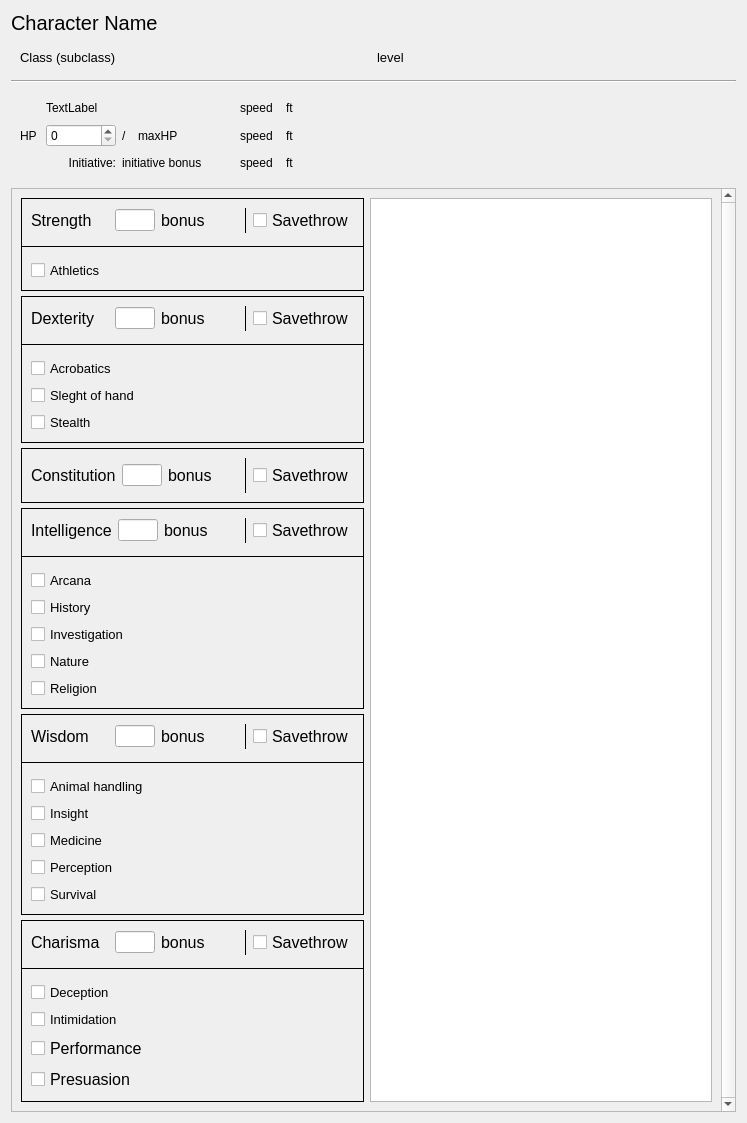
<?xml version="1.0" encoding="UTF-8"?>
<ui version="4.0">
 <class>QDndCharacterWidget</class>
 <widget class="QWidget" name="QDndCharacterWidget">
  <property name="enabled">
   <bool>true</bool>
  </property>
  <property name="geometry">
   <rect>
    <x>0</x>
    <y>0</y>
    <width>747</width>
    <height>1123</height>
   </rect>
  </property>
  <property name="sizePolicy">
   <sizepolicy hsizetype="Fixed" vsizetype="Fixed">
    <horstretch>0</horstretch>
    <verstretch>0</verstretch>
   </sizepolicy>
  </property>
  <property name="windowTitle">
   <string>QDndCharacterWidget</string>
  </property>
  <layout class="QVBoxLayout" name="verticalLayout">
   <item>
    <widget class="QLabel" name="label">
     <property name="font">
      <font>
       <pointsize>15</pointsize>
      </font>
     </property>
     <property name="text">
      <string>Character Name</string>
     </property>
    </widget>
   </item>
   <item>
    <widget class="QWidget" name="classWidget" native="true">
     <property name="maximumSize">
      <size>
       <width>16777215</width>
       <height>80</height>
      </size>
     </property>
     <layout class="QHBoxLayout" name="horizontalLayout">
      <item>
       <widget class="QLabel" name="classLabel">
        <property name="font">
         <font>
          <pointsize>10</pointsize>
         </font>
        </property>
        <property name="text">
         <string>Class (subclass)</string>
        </property>
       </widget>
      </item>
      <item>
       <widget class="QLabel" name="levelLabel">
        <property name="font">
         <font>
          <pointsize>10</pointsize>
         </font>
        </property>
        <property name="text">
         <string>level</string>
        </property>
       </widget>
      </item>
     </layout>
    </widget>
   </item>
   <item>
    <widget class="Line" name="line">
     <property name="orientation">
      <enum>Qt::Horizontal</enum>
     </property>
    </widget>
   </item>
   <item>
    <widget class="QWidget" name="widget" native="true">
     <layout class="QGridLayout" name="gridLayout">
      <item row="0" column="5">
       <widget class="QLabel" name="runSpeedLabel">
        <property name="maximumSize">
         <size>
          <width>40</width>
          <height>16777215</height>
         </size>
        </property>
        <property name="text">
         <string>speed</string>
        </property>
       </widget>
      </item>
      <item row="1" column="5">
       <widget class="QLabel" name="swimSpeedLabel">
        <property name="maximumSize">
         <size>
          <width>40</width>
          <height>16777215</height>
         </size>
        </property>
        <property name="text">
         <string>speed</string>
        </property>
       </widget>
      </item>
      <item row="0" column="4">
       <widget class="QLabel" name="runIcon">
        <property name="minimumSize">
         <size>
          <width>20</width>
          <height>20</height>
         </size>
        </property>
        <property name="maximumSize">
         <size>
          <width>20</width>
          <height>20</height>
         </size>
        </property>
        <property name="text">
         <string/>
        </property>
        <property name="pixmap">
         <pixmap resource="../static/app_resources.qrc">:/charSheet/run.svg</pixmap>
        </property>
        <property name="scaledContents">
         <bool>true</bool>
        </property>
       </widget>
      </item>
      <item row="0" column="1" colspan="2">
       <widget class="QLabel" name="acLabel">
        <property name="minimumSize">
         <size>
          <width>0</width>
          <height>20</height>
         </size>
        </property>
        <property name="maximumSize">
         <size>
          <width>16777215</width>
          <height>20</height>
         </size>
        </property>
        <property name="text">
         <string>TextLabel</string>
        </property>
       </widget>
      </item>
      <item row="1" column="6">
       <widget class="QLabel" name="label_8">
        <property name="text">
         <string>ft</string>
        </property>
       </widget>
      </item>
      <item row="0" column="0">
       <widget class="QLabel" name="shieldIcon">
        <property name="minimumSize">
         <size>
          <width>20</width>
          <height>20</height>
         </size>
        </property>
        <property name="maximumSize">
         <size>
          <width>20</width>
          <height>20</height>
         </size>
        </property>
        <property name="text">
         <string/>
        </property>
        <property name="pixmap">
         <pixmap resource="../static/app_resources.qrc">:/shield.svg</pixmap>
        </property>
        <property name="scaledContents">
         <bool>true</bool>
        </property>
       </widget>
      </item>
      <item row="1" column="1">
       <widget class="QSpinBox" name="hpSpinBox">
        <property name="minimumSize">
         <size>
          <width>0</width>
          <height>20</height>
         </size>
        </property>
        <property name="maximumSize">
         <size>
          <width>70</width>
          <height>16777215</height>
         </size>
        </property>
       </widget>
      </item>
      <item row="1" column="4">
       <widget class="QLabel" name="swimIcon">
        <property name="minimumSize">
         <size>
          <width>20</width>
          <height>20</height>
         </size>
        </property>
        <property name="maximumSize">
         <size>
          <width>20</width>
          <height>20</height>
         </size>
        </property>
        <property name="text">
         <string/>
        </property>
        <property name="pixmap">
         <pixmap resource="../static/app_resources.qrc">:/charSheet/swim.svg</pixmap>
        </property>
        <property name="scaledContents">
         <bool>true</bool>
        </property>
       </widget>
      </item>
      <item row="1" column="3">
       <widget class="QLabel" name="maxHpLabel">
        <property name="maximumSize">
         <size>
          <width>70</width>
          <height>16777215</height>
         </size>
        </property>
        <property name="text">
         <string>maxHP</string>
        </property>
       </widget>
      </item>
      <item row="1" column="2">
       <widget class="QLabel" name="label_4">
        <property name="maximumSize">
         <size>
          <width>10</width>
          <height>16777215</height>
         </size>
        </property>
        <property name="text">
         <string>/</string>
        </property>
       </widget>
      </item>
      <item row="1" column="0">
       <widget class="QLabel" name="hpLabelHeader">
        <property name="minimumSize">
         <size>
          <width>20</width>
          <height>20</height>
         </size>
        </property>
        <property name="text">
         <string>HP</string>
        </property>
       </widget>
      </item>
      <item row="0" column="6">
       <widget class="QLabel" name="label_3">
        <property name="text">
         <string>ft</string>
        </property>
       </widget>
      </item>
      <item row="2" column="0" colspan="2">
       <widget class="QLabel" name="label_9">
        <property name="layoutDirection">
         <enum>Qt::LeftToRight</enum>
        </property>
        <property name="text">
         <string>Initiative:</string>
        </property>
        <property name="alignment">
         <set>Qt::AlignRight|Qt::AlignTrailing|Qt::AlignVCenter</set>
        </property>
       </widget>
      </item>
      <item row="2" column="4">
       <widget class="QLabel" name="wingIcon">
        <property name="minimumSize">
         <size>
          <width>20</width>
          <height>20</height>
         </size>
        </property>
        <property name="maximumSize">
         <size>
          <width>20</width>
          <height>20</height>
         </size>
        </property>
        <property name="text">
         <string/>
        </property>
        <property name="pixmap">
         <pixmap resource="../static/app_resources.qrc">:/charSheet/wing.svg</pixmap>
        </property>
        <property name="scaledContents">
         <bool>true</bool>
        </property>
       </widget>
      </item>
      <item row="2" column="5">
       <widget class="QLabel" name="flySpeedLabel">
        <property name="maximumSize">
         <size>
          <width>40</width>
          <height>16777215</height>
         </size>
        </property>
        <property name="text">
         <string>speed</string>
        </property>
       </widget>
      </item>
      <item row="2" column="6">
       <widget class="QLabel" name="label_13">
        <property name="text">
         <string>ft</string>
        </property>
       </widget>
      </item>
      <item row="2" column="2" colspan="2">
       <widget class="QLabel" name="initiativeLabel">
        <property name="text">
         <string>initiative bonus</string>
        </property>
       </widget>
      </item>
     </layout>
    </widget>
   </item>
   <item>
    <widget class="QScrollArea" name="scrollArea">
     <property name="font">
      <font>
       <pointsize>1</pointsize>
      </font>
     </property>
     <property name="verticalScrollBarPolicy">
      <enum>Qt::ScrollBarAlwaysOn</enum>
     </property>
     <property name="horizontalScrollBarPolicy">
      <enum>Qt::ScrollBarAlwaysOff</enum>
     </property>
     <property name="widgetResizable">
      <bool>true</bool>
     </property>
     <widget class="QWidget" name="scrollAreaWidgetContents">
      <property name="geometry">
       <rect>
        <x>0</x>
        <y>0</y>
        <width>713</width>
        <height>992</height>
       </rect>
      </property>
      <layout class="QGridLayout" name="gridLayout_3">
       <item row="2" column="1">
        <widget class="QPlainTextEdit" name="notesTextEdit">
         <property name="minimumSize">
          <size>
           <width>0</width>
           <height>250</height>
          </size>
         </property>
         <property name="font">
          <font>
           <pointsize>10</pointsize>
          </font>
         </property>
         <property name="readOnly">
          <bool>true</bool>
         </property>
        </widget>
       </item>
       <item row="2" column="0">
        <widget class="QWidget" name="skillsGreed" native="true">
         <property name="sizePolicy">
          <sizepolicy hsizetype="Preferred" vsizetype="Expanding">
           <horstretch>0</horstretch>
           <verstretch>0</verstretch>
          </sizepolicy>
         </property>
         <property name="minimumSize">
          <size>
           <width>0</width>
           <height>0</height>
          </size>
         </property>
         <layout class="QVBoxLayout" name="verticalLayout_15">
          <property name="spacing">
           <number>5</number>
          </property>
          <property name="leftMargin">
           <number>0</number>
          </property>
          <property name="topMargin">
           <number>0</number>
          </property>
          <property name="rightMargin">
           <number>0</number>
          </property>
          <property name="bottomMargin">
           <number>0</number>
          </property>
          <item>
           <widget class="QFrame" name="strFrame">
            <property name="frameShape">
             <enum>QFrame::Panel</enum>
            </property>
            <property name="frameShadow">
             <enum>QFrame::Plain</enum>
            </property>
            <layout class="QVBoxLayout" name="verticalLayout_3">
             <property name="spacing">
              <number>3</number>
             </property>
             <property name="leftMargin">
              <number>0</number>
             </property>
             <property name="topMargin">
              <number>0</number>
             </property>
             <property name="rightMargin">
              <number>0</number>
             </property>
             <property name="bottomMargin">
              <number>0</number>
             </property>
             <item>
              <widget class="QWidget" name="widget_2" native="true">
               <layout class="QHBoxLayout" name="horizontalLayout_2">
                <item>
                 <widget class="QLabel" name="label_2">
                  <property name="font">
                   <font>
                    <pointsize>12</pointsize>
                   </font>
                  </property>
                  <property name="text">
                   <string>Strength</string>
                  </property>
                 </widget>
                </item>
                <item>
                 <widget class="QLineEdit" name="lineEdit">
                  <property name="maximumSize">
                   <size>
                    <width>40</width>
                    <height>16777215</height>
                   </size>
                  </property>
                 </widget>
                </item>
                <item>
                 <widget class="QLabel" name="strBonusLabel">
                  <property name="font">
                   <font>
                    <pointsize>12</pointsize>
                   </font>
                  </property>
                  <property name="text">
                   <string>bonus</string>
                  </property>
                 </widget>
                </item>
                <item>
                 <widget class="Line" name="line_2">
                  <property name="frameShadow">
                   <enum>QFrame::Plain</enum>
                  </property>
                  <property name="orientation">
                   <enum>Qt::Vertical</enum>
                  </property>
                 </widget>
                </item>
                <item>
                 <widget class="QCheckBox" name="strSaveCheckBox">
                  <property name="maximumSize">
                   <size>
                    <width>200</width>
                    <height>16777215</height>
                   </size>
                  </property>
                  <property name="font">
                   <font>
                    <pointsize>12</pointsize>
                   </font>
                  </property>
                  <property name="text">
                   <string notr="true">Savethrow</string>
                  </property>
                 </widget>
                </item>
               </layout>
              </widget>
             </item>
             <item>
              <widget class="Line" name="line_3">
               <property name="frameShadow">
                <enum>QFrame::Plain</enum>
               </property>
               <property name="orientation">
                <enum>Qt::Horizontal</enum>
               </property>
              </widget>
             </item>
             <item>
              <widget class="QWidget" name="widget_3" native="true">
               <property name="sizePolicy">
                <sizepolicy hsizetype="Preferred" vsizetype="Maximum">
                 <horstretch>0</horstretch>
                 <verstretch>0</verstretch>
                </sizepolicy>
               </property>
               <layout class="QGridLayout" name="gridLayout_2">
                <item row="0" column="0">
                 <widget class="QCheckBox" name="athlecicsCheckBox">
                  <property name="font">
                   <font>
                    <pointsize>10</pointsize>
                   </font>
                  </property>
                  <property name="text">
                   <string>Athletics</string>
                  </property>
                 </widget>
                </item>
               </layout>
              </widget>
             </item>
            </layout>
           </widget>
          </item>
          <item>
           <widget class="QFrame" name="dexFrame">
            <property name="frameShape">
             <enum>QFrame::Panel</enum>
            </property>
            <property name="frameShadow">
             <enum>QFrame::Plain</enum>
            </property>
            <layout class="QVBoxLayout" name="verticalLayout_5">
             <property name="spacing">
              <number>3</number>
             </property>
             <property name="leftMargin">
              <number>0</number>
             </property>
             <property name="topMargin">
              <number>0</number>
             </property>
             <property name="rightMargin">
              <number>0</number>
             </property>
             <property name="bottomMargin">
              <number>0</number>
             </property>
             <item>
              <widget class="QWidget" name="widget_4" native="true">
               <layout class="QHBoxLayout" name="horizontalLayout_3">
                <item>
                 <widget class="QLabel" name="label_7">
                  <property name="font">
                   <font>
                    <pointsize>12</pointsize>
                   </font>
                  </property>
                  <property name="text">
                   <string>Dexterity</string>
                  </property>
                 </widget>
                </item>
                <item>
                 <widget class="QLineEdit" name="lineEdit_2">
                  <property name="maximumSize">
                   <size>
                    <width>40</width>
                    <height>16777215</height>
                   </size>
                  </property>
                 </widget>
                </item>
                <item>
                 <widget class="QLabel" name="strBonusLabel_2">
                  <property name="font">
                   <font>
                    <pointsize>12</pointsize>
                   </font>
                  </property>
                  <property name="text">
                   <string>bonus</string>
                  </property>
                 </widget>
                </item>
                <item>
                 <widget class="Line" name="line_4">
                  <property name="frameShadow">
                   <enum>QFrame::Plain</enum>
                  </property>
                  <property name="orientation">
                   <enum>Qt::Vertical</enum>
                  </property>
                 </widget>
                </item>
                <item>
                 <widget class="QCheckBox" name="strSaveCheckBox_2">
                  <property name="maximumSize">
                   <size>
                    <width>200</width>
                    <height>16777215</height>
                   </size>
                  </property>
                  <property name="font">
                   <font>
                    <pointsize>12</pointsize>
                   </font>
                  </property>
                  <property name="text">
                   <string notr="true">Savethrow</string>
                  </property>
                 </widget>
                </item>
               </layout>
              </widget>
             </item>
             <item>
              <widget class="Line" name="line_5">
               <property name="frameShadow">
                <enum>QFrame::Plain</enum>
               </property>
               <property name="orientation">
                <enum>Qt::Horizontal</enum>
               </property>
              </widget>
             </item>
             <item>
              <widget class="QWidget" name="widget_5" native="true">
               <property name="sizePolicy">
                <sizepolicy hsizetype="Preferred" vsizetype="Preferred">
                 <horstretch>0</horstretch>
                 <verstretch>0</verstretch>
                </sizepolicy>
               </property>
               <layout class="QVBoxLayout" name="verticalLayout_4">
                <item>
                 <widget class="QCheckBox" name="checkBox_2">
                  <property name="sizePolicy">
                   <sizepolicy hsizetype="Minimum" vsizetype="Maximum">
                    <horstretch>0</horstretch>
                    <verstretch>0</verstretch>
                   </sizepolicy>
                  </property>
                  <property name="font">
                   <font>
                    <pointsize>10</pointsize>
                   </font>
                  </property>
                  <property name="text">
                   <string>Acrobatics</string>
                  </property>
                 </widget>
                </item>
                <item>
                 <widget class="QCheckBox" name="checkBox">
                  <property name="sizePolicy">
                   <sizepolicy hsizetype="Minimum" vsizetype="Maximum">
                    <horstretch>0</horstretch>
                    <verstretch>0</verstretch>
                   </sizepolicy>
                  </property>
                  <property name="font">
                   <font>
                    <pointsize>10</pointsize>
                   </font>
                  </property>
                  <property name="text">
                   <string>Sleght of hand</string>
                  </property>
                 </widget>
                </item>
                <item>
                 <widget class="QCheckBox" name="checkBox_7">
                  <property name="minimumSize">
                   <size>
                    <width>0</width>
                    <height>0</height>
                   </size>
                  </property>
                  <property name="font">
                   <font>
                    <pointsize>10</pointsize>
                   </font>
                  </property>
                  <property name="text">
                   <string>Stealth</string>
                  </property>
                 </widget>
                </item>
               </layout>
              </widget>
             </item>
            </layout>
           </widget>
          </item>
          <item>
           <widget class="QFrame" name="strFrame_3">
            <property name="frameShape">
             <enum>QFrame::Panel</enum>
            </property>
            <property name="frameShadow">
             <enum>QFrame::Plain</enum>
            </property>
            <layout class="QVBoxLayout" name="verticalLayout_7">
             <property name="spacing">
              <number>3</number>
             </property>
             <property name="leftMargin">
              <number>0</number>
             </property>
             <property name="topMargin">
              <number>0</number>
             </property>
             <property name="rightMargin">
              <number>0</number>
             </property>
             <property name="bottomMargin">
              <number>0</number>
             </property>
             <item>
              <widget class="QWidget" name="widget_6" native="true">
               <layout class="QHBoxLayout" name="horizontalLayout_4">
                <item>
                 <widget class="QLabel" name="label_10">
                  <property name="font">
                   <font>
                    <pointsize>12</pointsize>
                   </font>
                  </property>
                  <property name="text">
                   <string>Constitution</string>
                  </property>
                 </widget>
                </item>
                <item>
                 <widget class="QLineEdit" name="lineEdit_3">
                  <property name="maximumSize">
                   <size>
                    <width>40</width>
                    <height>16777215</height>
                   </size>
                  </property>
                 </widget>
                </item>
                <item>
                 <widget class="QLabel" name="strBonusLabel_3">
                  <property name="font">
                   <font>
                    <pointsize>12</pointsize>
                   </font>
                  </property>
                  <property name="text">
                   <string>bonus</string>
                  </property>
                 </widget>
                </item>
                <item>
                 <widget class="Line" name="line_6">
                  <property name="frameShadow">
                   <enum>QFrame::Plain</enum>
                  </property>
                  <property name="orientation">
                   <enum>Qt::Vertical</enum>
                  </property>
                 </widget>
                </item>
                <item>
                 <widget class="QCheckBox" name="strSaveCheckBox_3">
                  <property name="maximumSize">
                   <size>
                    <width>200</width>
                    <height>16777215</height>
                   </size>
                  </property>
                  <property name="font">
                   <font>
                    <pointsize>12</pointsize>
                   </font>
                  </property>
                  <property name="text">
                   <string notr="true">Savethrow</string>
                  </property>
                 </widget>
                </item>
               </layout>
              </widget>
             </item>
            </layout>
           </widget>
          </item>
          <item>
           <widget class="QFrame" name="strFrame_4">
            <property name="frameShape">
             <enum>QFrame::Panel</enum>
            </property>
            <property name="frameShadow">
             <enum>QFrame::Plain</enum>
            </property>
            <layout class="QVBoxLayout" name="verticalLayout_9">
             <property name="spacing">
              <number>3</number>
             </property>
             <property name="leftMargin">
              <number>0</number>
             </property>
             <property name="topMargin">
              <number>0</number>
             </property>
             <property name="rightMargin">
              <number>0</number>
             </property>
             <property name="bottomMargin">
              <number>0</number>
             </property>
             <item>
              <widget class="QWidget" name="widget_8" native="true">
               <layout class="QHBoxLayout" name="horizontalLayout_5">
                <item>
                 <widget class="QLabel" name="label_11">
                  <property name="font">
                   <font>
                    <pointsize>12</pointsize>
                   </font>
                  </property>
                  <property name="text">
                   <string>Intelligence</string>
                  </property>
                 </widget>
                </item>
                <item>
                 <widget class="QLineEdit" name="lineEdit_4">
                  <property name="maximumSize">
                   <size>
                    <width>40</width>
                    <height>16777215</height>
                   </size>
                  </property>
                 </widget>
                </item>
                <item>
                 <widget class="QLabel" name="strBonusLabel_4">
                  <property name="font">
                   <font>
                    <pointsize>12</pointsize>
                   </font>
                  </property>
                  <property name="text">
                   <string>bonus</string>
                  </property>
                 </widget>
                </item>
                <item>
                 <widget class="Line" name="line_8">
                  <property name="frameShadow">
                   <enum>QFrame::Plain</enum>
                  </property>
                  <property name="orientation">
                   <enum>Qt::Vertical</enum>
                  </property>
                 </widget>
                </item>
                <item>
                 <widget class="QCheckBox" name="strSaveCheckBox_4">
                  <property name="maximumSize">
                   <size>
                    <width>200</width>
                    <height>16777215</height>
                   </size>
                  </property>
                  <property name="font">
                   <font>
                    <pointsize>12</pointsize>
                   </font>
                  </property>
                  <property name="text">
                   <string notr="true">Savethrow</string>
                  </property>
                 </widget>
                </item>
               </layout>
              </widget>
             </item>
             <item>
              <widget class="Line" name="line_9">
               <property name="frameShadow">
                <enum>QFrame::Plain</enum>
               </property>
               <property name="orientation">
                <enum>Qt::Horizontal</enum>
               </property>
              </widget>
             </item>
             <item>
              <widget class="QWidget" name="widget_9" native="true">
               <property name="sizePolicy">
                <sizepolicy hsizetype="Preferred" vsizetype="Maximum">
                 <horstretch>0</horstretch>
                 <verstretch>0</verstretch>
                </sizepolicy>
               </property>
               <layout class="QVBoxLayout" name="verticalLayout_10">
                <item>
                 <widget class="QCheckBox" name="checkBox_4">
                  <property name="font">
                   <font>
                    <pointsize>10</pointsize>
                   </font>
                  </property>
                  <property name="text">
                   <string>Arcana</string>
                  </property>
                 </widget>
                </item>
                <item>
                 <widget class="QCheckBox" name="checkBox_3">
                  <property name="font">
                   <font>
                    <pointsize>10</pointsize>
                   </font>
                  </property>
                  <property name="text">
                   <string>History</string>
                  </property>
                 </widget>
                </item>
                <item>
                 <widget class="QCheckBox" name="checkBox_8">
                  <property name="font">
                   <font>
                    <pointsize>10</pointsize>
                   </font>
                  </property>
                  <property name="text">
                   <string>Investigation</string>
                  </property>
                 </widget>
                </item>
                <item>
                 <widget class="QCheckBox" name="checkBox_9">
                  <property name="font">
                   <font>
                    <pointsize>10</pointsize>
                   </font>
                  </property>
                  <property name="text">
                   <string>Nature</string>
                  </property>
                 </widget>
                </item>
                <item>
                 <widget class="QCheckBox" name="checkBox_10">
                  <property name="font">
                   <font>
                    <pointsize>10</pointsize>
                   </font>
                  </property>
                  <property name="text">
                   <string>Religion</string>
                  </property>
                 </widget>
                </item>
               </layout>
              </widget>
             </item>
            </layout>
           </widget>
          </item>
          <item>
           <widget class="QFrame" name="strFrame_5">
            <property name="frameShape">
             <enum>QFrame::Panel</enum>
            </property>
            <property name="frameShadow">
             <enum>QFrame::Plain</enum>
            </property>
            <layout class="QVBoxLayout" name="verticalLayout_11">
             <property name="spacing">
              <number>3</number>
             </property>
             <property name="leftMargin">
              <number>0</number>
             </property>
             <property name="topMargin">
              <number>0</number>
             </property>
             <property name="rightMargin">
              <number>0</number>
             </property>
             <property name="bottomMargin">
              <number>0</number>
             </property>
             <item>
              <widget class="QWidget" name="widget_10" native="true">
               <layout class="QHBoxLayout" name="horizontalLayout_6">
                <item>
                 <widget class="QLabel" name="label_12">
                  <property name="font">
                   <font>
                    <pointsize>12</pointsize>
                   </font>
                  </property>
                  <property name="text">
                   <string>Wisdom</string>
                  </property>
                 </widget>
                </item>
                <item>
                 <widget class="QLineEdit" name="lineEdit_5">
                  <property name="maximumSize">
                   <size>
                    <width>40</width>
                    <height>16777215</height>
                   </size>
                  </property>
                 </widget>
                </item>
                <item>
                 <widget class="QLabel" name="strBonusLabel_5">
                  <property name="font">
                   <font>
                    <pointsize>12</pointsize>
                   </font>
                  </property>
                  <property name="text">
                   <string>bonus</string>
                  </property>
                 </widget>
                </item>
                <item>
                 <widget class="Line" name="line_10">
                  <property name="frameShadow">
                   <enum>QFrame::Plain</enum>
                  </property>
                  <property name="orientation">
                   <enum>Qt::Vertical</enum>
                  </property>
                 </widget>
                </item>
                <item>
                 <widget class="QCheckBox" name="strSaveCheckBox_5">
                  <property name="maximumSize">
                   <size>
                    <width>200</width>
                    <height>16777215</height>
                   </size>
                  </property>
                  <property name="font">
                   <font>
                    <pointsize>12</pointsize>
                   </font>
                  </property>
                  <property name="text">
                   <string notr="true">Savethrow</string>
                  </property>
                 </widget>
                </item>
               </layout>
              </widget>
             </item>
             <item>
              <widget class="Line" name="line_11">
               <property name="frameShadow">
                <enum>QFrame::Plain</enum>
               </property>
               <property name="orientation">
                <enum>Qt::Horizontal</enum>
               </property>
              </widget>
             </item>
             <item>
              <widget class="QWidget" name="widget_11" native="true">
               <property name="sizePolicy">
                <sizepolicy hsizetype="Preferred" vsizetype="Maximum">
                 <horstretch>0</horstretch>
                 <verstretch>0</verstretch>
                </sizepolicy>
               </property>
               <layout class="QVBoxLayout" name="verticalLayout_12">
                <item>
                 <widget class="QCheckBox" name="checkBox_5">
                  <property name="font">
                   <font>
                    <pointsize>10</pointsize>
                   </font>
                  </property>
                  <property name="text">
                   <string>Animal handling</string>
                  </property>
                 </widget>
                </item>
                <item>
                 <widget class="QCheckBox" name="checkBox_11">
                  <property name="font">
                   <font>
                    <pointsize>10</pointsize>
                   </font>
                  </property>
                  <property name="text">
                   <string>Insight</string>
                  </property>
                 </widget>
                </item>
                <item>
                 <widget class="QCheckBox" name="checkBox_12">
                  <property name="font">
                   <font>
                    <pointsize>10</pointsize>
                   </font>
                  </property>
                  <property name="text">
                   <string>Medicine</string>
                  </property>
                 </widget>
                </item>
                <item>
                 <widget class="QCheckBox" name="checkBox_13">
                  <property name="font">
                   <font>
                    <pointsize>10</pointsize>
                   </font>
                  </property>
                  <property name="text">
                   <string>Perception</string>
                  </property>
                 </widget>
                </item>
                <item>
                 <widget class="QCheckBox" name="checkBox_14">
                  <property name="font">
                   <font>
                    <pointsize>10</pointsize>
                   </font>
                  </property>
                  <property name="text">
                   <string>Survival</string>
                  </property>
                 </widget>
                </item>
               </layout>
              </widget>
             </item>
            </layout>
           </widget>
          </item>
          <item>
           <widget class="QFrame" name="strFrame_6">
            <property name="frameShape">
             <enum>QFrame::Panel</enum>
            </property>
            <property name="frameShadow">
             <enum>QFrame::Plain</enum>
            </property>
            <layout class="QVBoxLayout" name="verticalLayout_13">
             <property name="spacing">
              <number>3</number>
             </property>
             <property name="leftMargin">
              <number>0</number>
             </property>
             <property name="topMargin">
              <number>0</number>
             </property>
             <property name="rightMargin">
              <number>0</number>
             </property>
             <property name="bottomMargin">
              <number>0</number>
             </property>
             <item>
              <widget class="QWidget" name="widget_12" native="true">
               <layout class="QHBoxLayout" name="horizontalLayout_7">
                <item>
                 <widget class="QLabel" name="label_14">
                  <property name="font">
                   <font>
                    <pointsize>12</pointsize>
                   </font>
                  </property>
                  <property name="text">
                   <string>Charisma</string>
                  </property>
                 </widget>
                </item>
                <item>
                 <widget class="QLineEdit" name="lineEdit_6">
                  <property name="maximumSize">
                   <size>
                    <width>40</width>
                    <height>16777215</height>
                   </size>
                  </property>
                 </widget>
                </item>
                <item>
                 <widget class="QLabel" name="strBonusLabel_6">
                  <property name="font">
                   <font>
                    <pointsize>12</pointsize>
                   </font>
                  </property>
                  <property name="text">
                   <string>bonus</string>
                  </property>
                 </widget>
                </item>
                <item>
                 <widget class="Line" name="line_12">
                  <property name="frameShadow">
                   <enum>QFrame::Plain</enum>
                  </property>
                  <property name="orientation">
                   <enum>Qt::Vertical</enum>
                  </property>
                 </widget>
                </item>
                <item>
                 <widget class="QCheckBox" name="strSaveCheckBox_6">
                  <property name="maximumSize">
                   <size>
                    <width>200</width>
                    <height>16777215</height>
                   </size>
                  </property>
                  <property name="font">
                   <font>
                    <pointsize>12</pointsize>
                   </font>
                  </property>
                  <property name="text">
                   <string notr="true">Savethrow</string>
                  </property>
                 </widget>
                </item>
               </layout>
              </widget>
             </item>
             <item>
              <widget class="Line" name="line_13">
               <property name="frameShadow">
                <enum>QFrame::Plain</enum>
               </property>
               <property name="orientation">
                <enum>Qt::Horizontal</enum>
               </property>
              </widget>
             </item>
             <item>
              <widget class="QWidget" name="widget_13" native="true">
               <property name="sizePolicy">
                <sizepolicy hsizetype="Preferred" vsizetype="Maximum">
                 <horstretch>0</horstretch>
                 <verstretch>0</verstretch>
                </sizepolicy>
               </property>
               <layout class="QVBoxLayout" name="verticalLayout_14">
                <item>
                 <widget class="QCheckBox" name="checkBox_6">
                  <property name="font">
                   <font>
                    <pointsize>10</pointsize>
                   </font>
                  </property>
                  <property name="text">
                   <string>Deception</string>
                  </property>
                 </widget>
                </item>
                <item>
                 <widget class="QCheckBox" name="checkBox_15">
                  <property name="font">
                   <font>
                    <pointsize>10</pointsize>
                   </font>
                  </property>
                  <property name="text">
                   <string>Intimidation</string>
                  </property>
                 </widget>
                </item>
                <item>
                 <widget class="QCheckBox" name="checkBox_16">
                  <property name="font">
                   <font>
                    <pointsize>12</pointsize>
                   </font>
                  </property>
                  <property name="text">
                   <string>Performance</string>
                  </property>
                 </widget>
                </item>
                <item>
                 <widget class="QCheckBox" name="checkBox_17">
                  <property name="font">
                   <font>
                    <pointsize>12</pointsize>
                   </font>
                  </property>
                  <property name="text">
                   <string>Presuasion</string>
                  </property>
                 </widget>
                </item>
               </layout>
              </widget>
             </item>
            </layout>
           </widget>
          </item>
         </layout>
        </widget>
       </item>
      </layout>
     </widget>
    </widget>
   </item>
  </layout>
 </widget>
 <resources>
  <include location="../static/app_resources.qrc"/>
  <include location="static/app_resources.qrc"/>
 </resources>
 <connections/>
</ui>
